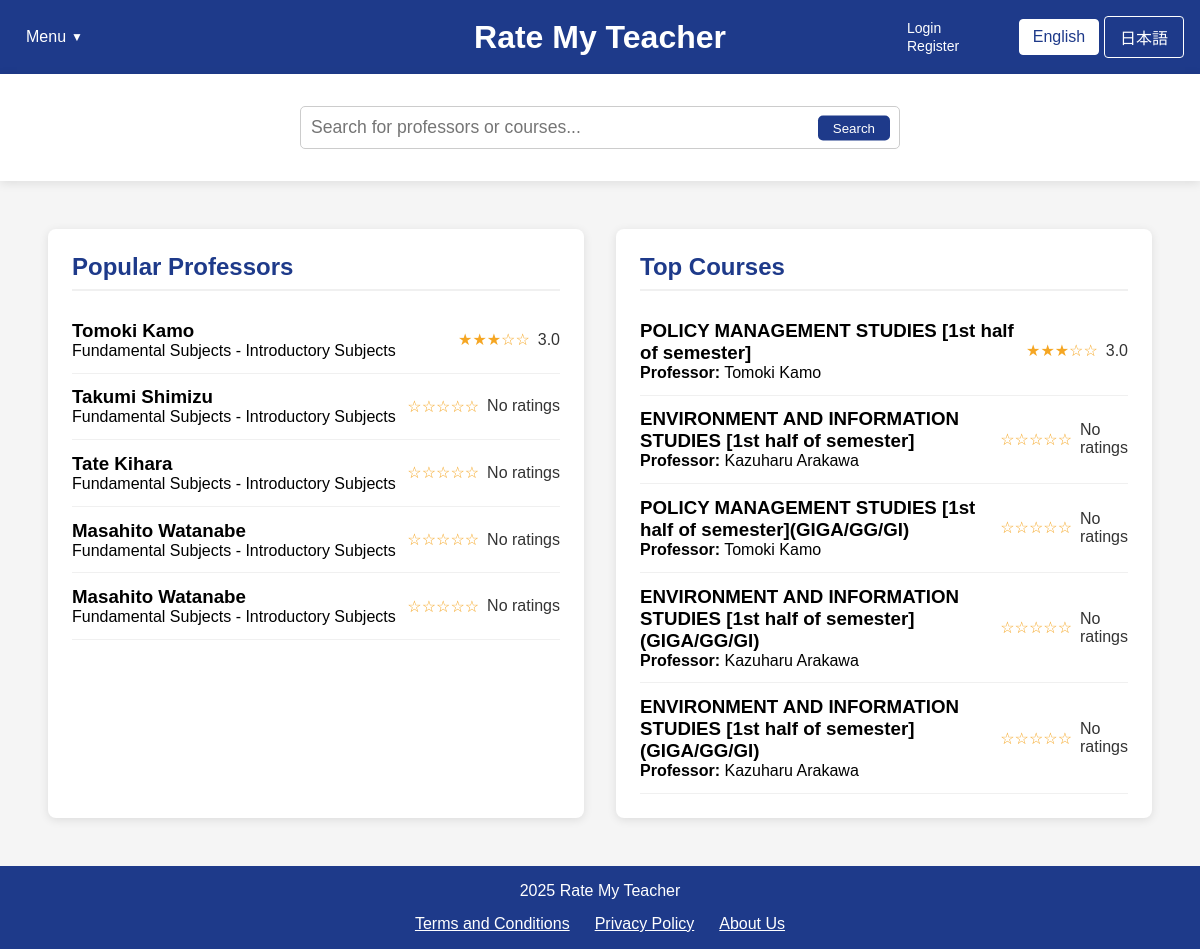
Page /home.php on the earlier database version.
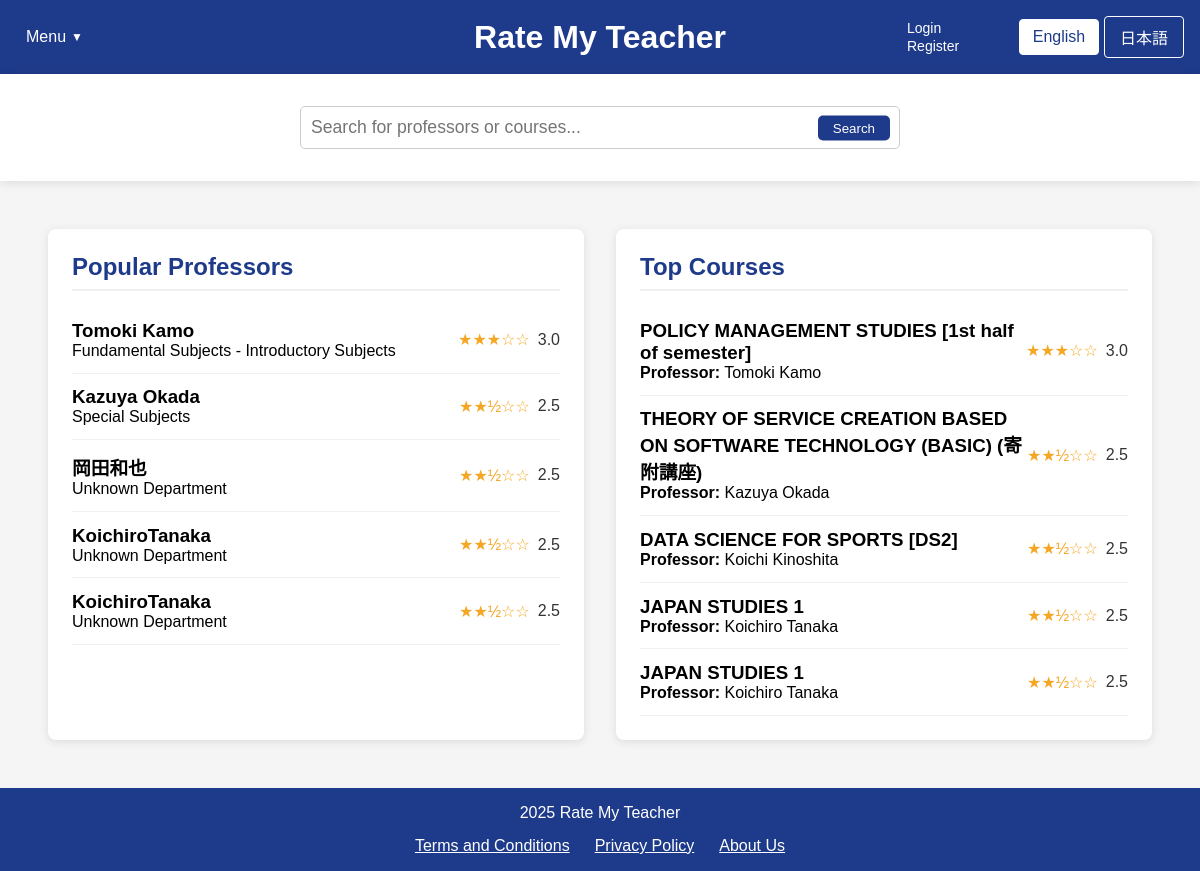
Same page on the later database version.
### tables this page shows
CREATE TABLE professors (
        id INTEGER PRIMARY KEY AUTOINCREMENT,
        name TEXT NOT NULL,
        department TEXT,
        bio TEXT,
        avg_content_quality REAL DEFAULT 0,
        avg_difficulty REAL DEFAULT 0,
        overall_rating REAL DEFAULT 0,
        review_count INTEGER DEFAULT 0
    );

CREATE TABLE courses (
        id INTEGER PRIMARY KEY AUTOINCREMENT,
        name TEXT NOT NULL,
        course_code TEXT,
        description TEXT,
        professor_id INTEGER,
        semester TEXT,
        avg_content_quality REAL DEFAULT 0,
        avg_difficulty REAL DEFAULT 0,
        overall_rating REAL DEFAULT 0,
        review_count INTEGER DEFAULT 0,
        FOREIGN KEY (professor_id) REFERENCES professors(id) ON DELETE SET NULL
    );

### home.php (the view, shortened to what the changed rows need)
<?php
$isLoggedIn = isset($_SESSION["loggedin"]) && $_SESSION["loggedin"] === true;
require_once 'config.php';
function getTopProfessors($limit = 5) {
    global $conn;
    $professors = [];
    try {
        $ratingCount = 0;
        $ratingCheckResult = $conn->query("SELECT COUNT(*) as count FROM ratings");
        if ($ratingCheckResult) {
            $ratingCountRow = $ratingCheckResult->fetchArray(SQLITE3_ASSOC);
            $ratingCount = $ratingCountRow['count'];
        }
        if ($ratingCount > 0) {
            $hasProfRatingColumns = false;
            $columnsResult = $conn->query("PRAGMA table_info(professors)");
            while ($col = $columnsResult->fetchArray(SQLITE3_ASSOC)) {
                if ($col['name'] === 'avg_content_quality' || $col['name'] === 'overall_rating') {
                    $hasProfRatingColumns = true;
                    break;
                }
            }
            if ($hasProfRatingColumns) {
                $stmt = $conn->prepare("
                    SELECT id, name, department,
                           COALESCE(overall_rating, (avg_content_quality + avg_difficulty) / 2) as avg_rating,
                           COALESCE(avg_content_quality, 0) as avg_content_quality,
                           COALESCE(avg_difficulty, 0) as avg_difficulty,
                           COALESCE(review_count, 0) as review_count
                    FROM professors
                    WHERE COALESCE(review_count, 0) > 0
                    ORDER BY avg_rating DESC, review_count DESC
                    LIMIT :limit
                ");
            }
            $stmt->bindValue(':limit', $limit, SQLITE3_INTEGER);
            $result = $stmt->execute();
            while ($row = $result->fetchArray(SQLITE3_ASSOC)) {
                if (isset($row['avg_rating']) && $row['avg_rating'] !== null) {
                    $row['avg_rating'] = number_format((float)$row['avg_rating'], 1);
                } else {
                    $row['avg_rating'] = "N/A";
                }
                $professors[] = $row;
            }
        }
        if (count($professors) < $limit) {
            $remaining = $limit - count($professors);
            $excludeIds = array_map(function($prof) {
                return $prof['id'];
            }, $professors);
            $excludeClause = count($excludeIds) > 0 ? "WHERE id NOT IN (" . implode(",", $excludeIds) . ")" : "";
            $stmt = $conn->prepare("
                SELECT id, name, department
                FROM professors
                $excludeClause
                LIMIT :limit
            ");
            $stmt->bindValue(':limit', $remaining, SQLITE3_INTEGER);
            $result = $stmt->execute();
            while ($row = $result->fetchArray(SQLITE3_ASSOC)) {
                $row['avg_rating'] = "N/A";
                $professors[] = $row;
            }
        }
    } catch (Exception $e) {
        error_log("Error fetching top professors: " . $e->getMessage());
    }
    return $professors;
}
function getTopCourses($limit = 5) {
    global $conn;
    $courses = [];
    try {
        $ratingCount = 0;
        $ratingCheckResult = $conn->query("SELECT COUNT(*) as count FROM ratings");
        if ($ratingCheckResult) {
            $ratingCountRow = $ratingCheckResult->fetchArray(SQLITE3_ASSOC);
            $ratingCount = $ratingCountRow['count'];
        }
        if ($ratingCount > 0) {
            $hasCourseRatingColumns = false;
            $columnsResult = $conn->query("PRAGMA table_info(courses)");
            while ($col = $columnsResult->fetchArray(SQLITE3_ASSOC)) {
                if ($col['name'] === 'avg_content_quality') {
                    $hasCourseRatingColumns = true;
                    break;
                }
            }
            if ($hasCourseRatingColumns) {
                $stmt = $conn->prepare("
                    SELECT c.id, c.name as course_name, c.course_code,
                        COALESCE(c.avg_content_quality, 0) as avg_content_quality,
                        COALESCE(c.avg_difficulty, 0) as avg_difficulty,
                        (COALESCE(c.avg_content_quality, 0) + (5 - COALESCE(c.avg_difficulty, 0))) / 2 as avg_rating,
                        COALESCE(c.review_count, 0) as review_count,
                        p.name as professor_name
                    FROM courses c
                    LEFT JOIN professors p ON c.professor_id = p.id
                    WHERE COALESCE(c.review_count, 0) > 0
                    ORDER BY avg_rating DESC, review_count DESC
                    LIMIT :limit
                ");
            }
            $stmt->bindValue(':limit', $limit, SQLITE3_INTEGER);
            $result = $stmt->execute();
            while ($row = $result->fetchArray(SQLITE3_ASSOC)) {
                if (isset($row['avg_rating']) && $row['avg_rating'] !== null) {
                    $row['avg_rating'] = number_format((float)$row['avg_rating'], 1);
                } else {
                    $row['avg_rating'] = "N/A";
                }
                $courses[] = $row;
            }
        }
        if (count($courses) < $limit) {
            $remaining = $limit - count($courses);
            $excludeIds = array_map(function($course) {
                return $course['id'];
            }, $courses);
            $excludeClause = count($excludeIds) > 0 ? "WHERE c.id NOT IN (" . implode(",", $excludeIds) . ")" : "";
            $stmt = $conn->prepare("
                SELECT c.id, c.name as course_name, c.course_code, p.name as professor_name
                FROM courses c
                LEFT JOIN professors p ON c.professor_id = p.id
                $excludeClause
                LIMIT :limit
            ");
            $stmt->bindValue(':limit', $remaining, SQLITE3_INTEGER);
            $result = $stmt->execute();
            while ($row = $result->fetchArray(SQLITE3_ASSOC)) {
                $row['avg_rating'] = "N/A";
                $courses[] = $row;
            }
        }
    } catch (Exception $e) {
        error_log("Error fetching top courses: " . $e->getMessage());
    }
    return $courses;
}
$topProfessors = getTopProfessors(5);
$topCourses = getTopCourses(5);
?>
<!DOCTYPE html>
<html lang="en">
<head>
    <link rel="stylesheet" href="css/style.css">
</head>
<body>
    <div class="container">
        <header>
                    <?php
                    $currentLang = isset($_COOKIE['language']) && $_COOKIE['language'] == 'ja' ? 'ja' : 'en';
                    ?>
            <div class="header-center">
                <div class="logo">
                    <h1><a href="home.php" style="color: white; text-decoration: none;"><?php echo $currentLang == 'ja' ? 'Rate My Teacher' : 'Rate My Teacher'; ?></a></h1>
                </div>
            </div>
        </header>
        <main style="flex: 1; display: flex; padding: 2rem;">
            <div id="popular-professors" class="content-box" style="flex: 1; background-color: white; margin: 1rem; padding: 1.5rem; border-radius: 8px; box-shadow: 0 2px 10px rgba(0,0,0,0.1);">
                <h2><?php echo $currentLang == 'ja' ? '人気の教授' : 'Popular Professors'; ?></h2>
                <div class="professor-list">
                    <?php foreach ($topProfessors as $professor): ?>
                    <a href="professor_page_template.php?name=<?php echo urlencode($professor['english_name']); ?>&lang=<?php echo $currentLang; ?>" style="text-decoration: none; color: inherit;">
                        <div class="professor-item" data-id="<?php echo $isLoggedIn ? $professor['id'] : 'login-required'; ?>">
                            <div>
                                <h3><?php echo htmlspecialchars($professor['name']); ?></h3>
                                <p><?php echo htmlspecialchars($professor['department'] ?? 'Unknown Department'); ?></p>
                            </div>
                            <div class="rating">
                                <?php
                                if ($professor['avg_rating'] !== 'N/A' && $professor['avg_rating'] > 0) {
                                    $fullStars = floor($professor['avg_rating']);
                                    $hasHalfStar = $professor['avg_rating'] - $fullStars >= 0.5;
                                    echo str_repeat('★', $fullStars);
                                    echo $hasHalfStar ? '½' : '';
                                    echo str_repeat('☆', 5 - $fullStars - ($hasHalfStar ? 1 : 0));
                                    echo ' <span>' . $professor['avg_rating'] . '</span>';
                                } else {
                                    echo '☆☆☆☆☆ <span>No ratings</span>';
                                }
                                ?>
                            </div>
                        </div>
                    </a>
                    <?php endforeach; ?>
                </div>
            </div>
            <div id="top-courses" class="content-box" style="flex: 1; background-color: white; margin: 1rem; padding: 1.5rem; border-radius: 8px; box-shadow: 0 2px 10px rgba(0,0,0,0.1);">
                <h2><?php echo $currentLang == 'ja' ? '人気のコース' : 'Top Courses'; ?></h2>
                <div class="course-list">
                    <?php foreach ($topCourses as $course): ?>
                    <a href="course.php?course=<?php echo urlencode($course['english_course_name']); ?>&professor=<?php echo urlencode($course['professor_name'] ?? ''); ?>&lang=<?php echo $currentLang;?>" style="text-decoration: none; color: inherit;">
                        <div class="course-item" data-id="<?php echo $isLoggedIn ? $course['id'] : 'login-required'; ?>">
                            <div>
                                <h3><?php echo htmlspecialchars($course['course_name'] ?? $course['name']); ?></h3>
                                <p><strong>Professor:</strong> <?php echo htmlspecialchars($course['professor_name'] ?? 'Unknown Professor'); ?></p>
                            </div>
                            <div class="rating">
                                <?php
                                if ($course['avg_rating'] !== 'N/A' && $course['avg_rating'] > 0) {
                                    $fullStars = floor($course['avg_rating']);
                                    $hasHalfStar = $course['avg_rating'] - $fullStars >= 0.5;
                                    echo str_repeat('★', $fullStars);
                                    echo $hasHalfStar ? '½' : '';
                                    echo str_repeat('☆', 5 - $fullStars - ($hasHalfStar ? 1 : 0));
                                    echo ' <span>' . $course['avg_rating'] . '</span>';
                                } else {
                                    echo '☆☆☆☆☆ <span>No ratings</span>';
                                }
                                ?>
                            </div>
                        </div>
                    </a>
                    <?php endforeach; ?>
                </div>
            </div>
        </main>
    </div>
</body>
</html>

Differences in the rows shown:
no longer on this page (row unchanged): professors: name "Takumi Shimizu", department "Fundamental Subjects - Introductory Subjects", shows "No ratings"
no longer on this page (row unchanged): professors: name "Tate Kihara", department "Fundamental Subjects - Introductory Subjects", shows "No ratings"
no longer on this page (row unchanged): professors: name "Masahito Watanabe", department "Fundamental Subjects - Introductory Subjects", shows "No ratings"
no longer on this page (row unchanged): courses: name "ENVIRONMENT AND INFORMATION STUDIES [1st half of semester]", professor.name "Kazuharu Arakawa", shows "No ratings"
no longer on this page (row unchanged): courses: name "POLICY MANAGEMENT STUDIES [1st half of semester](GIGA/GG/GI)", professor.name "Tomoki Kamo", shows "No ratings"
no longer on this page (row unchanged): courses: name "ENVIRONMENT AND INFORMATION STUDIES [1st half of semester](GIGA/GG/GI)", professor.name "Kazuharu Arakawa", shows "No ratings"
now on this page (row edited): professors: name "Kazuya Okada", department "Special Subjects", fullStars "★★", shows "½", hasHalfStar "☆☆", avg_rating "2.5"
added professors: name "岡田和也", department "Unknown Department", fullStars "★★", shows "½", hasHalfStar "☆☆", avg_rating "2.5"
added professors: name "KoichiroTanaka", department "Unknown Department", fullStars "★★", shows "½", hasHalfStar "☆☆", avg_rating "2.5"
now on this page (row edited): courses: name "THEORY OF SERVICE CREATION BASED ON SOFTWARE TECHNOLOGY (BASIC) (寄附講座)", professor.name "Kazuya Okada", fullStars "★★", shows "½", hasHalfStar "☆☆", avg_rating "2.5"
now on this page (row edited): courses: name "DATA SCIENCE FOR SPORTS [DS2]", professor.name "Koichi Kinoshita", fullStars "★★", shows "½", hasHalfStar "☆☆", avg_rating "2.5"
now on this page (row edited): courses: name "JAPAN STUDIES 1", professor.name "Koichiro Tanaka", fullStars "★★", shows "½", hasHalfStar "☆☆", avg_rating "2.5"
